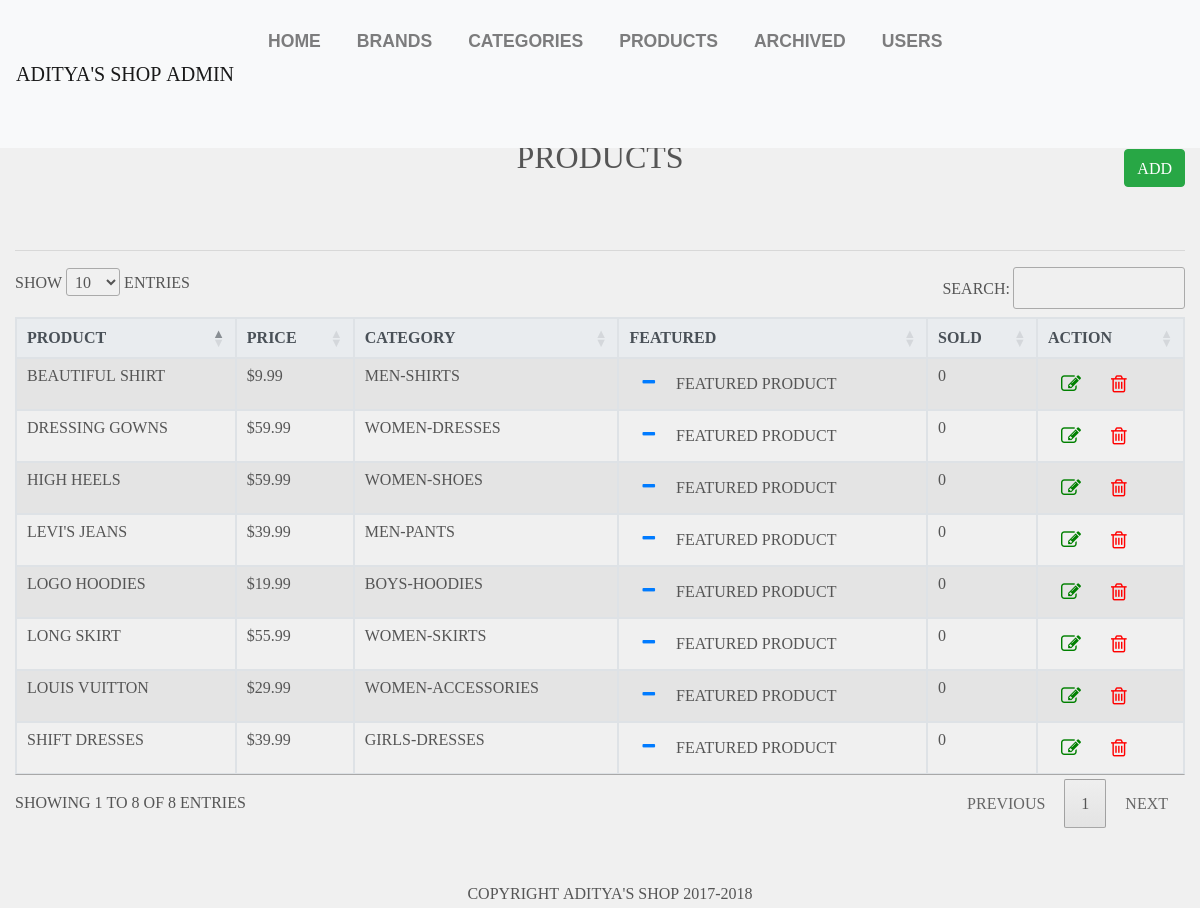
Screenshot of /Admin/products.php (signed in) with the database file from the repository.
### tables this page shows
CREATE TABLE `products` (
  `id` int(11) NOT NULL,
  `title` varchar(255) NOT NULL,
  `price` decimal(10,2) NOT NULL,
  `list_price` decimal(10,2) NOT NULL,
  `brand` int(11) NOT NULL,
  `categories` varchar(255) NOT NULL,
  `image` varchar(255) NOT NULL,
  `description` text NOT NULL,
  `featured` tinyint(4) NOT NULL,
  `sizes` text NOT NULL,
  `deleted` tinyint(4) NOT NULL DEFAULT '0'
);

### helpers/helpers.php (called while the page is built, shortened)
<?php
function money($number){
	return '$'.number_format($number,2);
}

### Admin/products.php (the view, shortened to what this page needs)
<?php
require_once $_SERVER['DOCUMENT_ROOT'].'/E-commerce/core/init.php';
require_once '../core/init.php';
include 'includes/head.php';
include 'includes/navigation.php';
$dbpath = '';
if(isset($_GET['add']) || isset($_GET['edit'])){
$brandQuery = $db->query("SELECT * FROM brands ORDER BY brand");
$parentQuery = $db->query("SELECT * FROM categories WHERE parent = 0 ORDER BY category");
$title = ((isset($_POST['title']) && $_POST['title'] != '')? sanitize($_POST['title']):'');
$brand = ((isset($_POST['brand']) && $_POST['brand'] != '')? sanitize($_POST['brand']):'');
$parent = ((isset($_POST['parent']) && $parent_POST['parent'] != '')? sanitize($_POST['parent']):'');
$category = ((isset($_POST['child'])) && !empty($_POST['child'])?sanitize($_POST['child']):'');
$price = ((isset($_POST['price']) && $_POST['price'] != '')? sanitize($_POST['price']):'');
$list_price = ((isset($_POST['list_price']) && $_POST['list_price'] != '')? sanitize($_POST['list_price']):'');
$description = ((isset($_POST['description']) && $_POST['description'] != '')? sanitize($_POST['description']):'');
$sizes = ((isset($_POST['sizes']) && $_POST['sizes'] != '')? sanitize($_POST['sizes']):'');
$sizes = rtrim($sizes,',');
$saved_image = '';
	if(isset($_GET['edit'])){
		$edit_id = (int)$_GET['edit'];
		$productResults = $db->query("SELECT * FROM products WHERE id = '$edit_id'");
		$product = mysqli_fetch_assoc($productResults);
		if(isset($_GET['delete_image'])){
			$image_url = $_SERVER['DOCUMENT_ROOT'].$product['image'];echo $image_url;
			unlink($image_url);
			$db->query("UPDATE products SET image = '' WHERE id = '$edit_id'");
			header('Location: products.php?edit='.$edit_id);
		}
		$category = ((isset($_POST['child']) && $_POST['child'] != '')?sanitize($_POST['child']):$product['categories']);
		$title = ((isset($_POST['title']) && $_POST['title'] != '')?sanitize($_POST['title']):$product['title']);
		$brand = ((isset($_POST['brand']) && $_POST['brand'] != '')?sanitize($_POST['brand']):$product['brand']);
		$parentQ = $db->query("SELECT * FROM categories WHERE id = '$category'");
		$parentResult = mysqli_fetch_assoc($parentQ);
		$parent = ((isset($_POST['parent']) && $_POST['parent'] != '')?sanitize($_POST['brand']):$parentResult['parent']);
		$price = ((isset($_POST['price']) && $_POST['price'] != '')?sanitize($_POST['price']):$product['price']);
		$list_price = ((isset($_POST['list_price']) && $_POST['list_price'] != '')?sanitize($_POST['list_price']):$product['list_price']);
		$description = ((isset($_POST['description']) && $_POST['description'] != '')?sanitize($_POST['description']):$product['description']);
		$sizes = ((isset($_POST['sizes']) && $_POST['sizes'] != '')?sanitize($_POST['sizes']):$product['sizes']);
		$sizes = rtrim($sizes,',');
		$saved_image = (($product['image'] !='')?$product['image']:'');
		$dbpath = $saved_image;
	}
if(!empty($sizes)){
		$sizeString = sanitize($sizes);
		$sizeString = rtrim($sizeString,',');
		$sizesArray = explode(',',$sizeString);
		$sArray = array();
		$qArray = array();
		foreach($sizesArray as $ss){
			$s = explode(':',$ss);
			$sArray[] = $s[0];
			$qArray[] = $s[1];
		}
}else{$sizesArray = array();}
$sizesArray = array();
if($_POST){
	$errors = array();
	$required = array('title','brand','price','parent','child','sizes');
	foreach($required as $field){
		if($_POST[$field]==''){
			$errors[] = 'All Fields With and Astrisk are required.';
			break;
		}
	}
	if(!empty($_FILES)){
		var_dump($_FILES);
		$photo = $_FILES['photo'];
		$name = $photo['name'];
		$nameArray = explode('.', $name);
		$fileName = $nameArray[0];
		$fileExt = $nameArray[1];
		$mime = explode('/', $photo['type']);
		$mimeType = $mime[0];
		$mimeExt = $mime[1];
		$tmpLoc = $photo['tmp_name'];
		$fileSize = $photo['size'];
		$allowed = array('png','jpg','jpeg','gif');
		$uploadName = md5(microtime()).'.'.$fileExt;
		$uploadPath = BASEURL.'/images/products/'.$uploadName;
		$dbpath = '/E-commerce/images/products/'.$uploadName;
		if($mimeType !='image'){
		$errors[] = 'The file must be an image.';
	}
	if(!in_array($fileExt, $allowed)){
		$errors[] = 'The file extension must be a png, jpg, jpeg, or gif';
	}
	if($fileSize > 15000000){
		$errors[] = 'The file size be under 15MB.';
	}
	if($fileExt != $mimeExt && ($mimeExt == 'jpeg' && $fileExt != 'jpg')){
		$errors[] = 'File extension does not match the file.';
	}
}
	if(!empty($errors)){
		echo display_errors($errors);
	}else{
	if(!empty($_FILES)){
		move_uploaded_file($tmpLoc, $uploadPath);
	}
	$insertSql = "INSERT INTO products (title,price,list_price,brand,categories,sizes,image,description)
	VALUES ('$title','$price','$list_price','$brand','$category','$sizes','$dbpath','$description')";
	if(isset($_GET['edit'])){
		$insertSql = "UPDATE products SET title = '$title', price = '$price', list_price= '$list_price', brand='$brand', categories = '$category', sizes = '$sizes', image= '$dbpath', description= '$description'
		WHERE id= '$edit_id'";
	}
	$db->query($insertSql);
	header('Location: products.php');
	}
}
?>
<br><br><br>
	<h2 class="text-center"><?=((isset($_GET['edit']))?'Edit':'Add A New'); ?> Product</h2><hr>
	<form action="products.php?<?=((isset($_GET['edit']))?'edit='.$edit_id:'add=1'); ?>" method="POST" enctype="multipart/form-data">
		<div class="row">
		<div class="form-group col-md-3">
			<label for="title">Title*:</label>
			<input type="text" name="title" class="form-control" id="title" value="<?=$title;?>" required>
		</div>
		<div class="form-group col-md-3">
			<label for="brand">Brand*:</label>
			<select class="form-control" id="brand" name="brand">
				<option value=""<?=(($brand == '')? ' selected':'');?> required>--Select-Brand--</option>
				<?php while($b = mysqli_fetch_assoc($brandQuery)): ?>
					<option value="<?=$b['id'];?>" <?=(($brand == $b['id'])? ' selected':'');?>><?=$b['brand'];?></option>
				<?php endwhile; ?>
			</select>
		</div>
		<div class="form-group col-md-3">
			<label for="parent">Parent Category*:</label>
			<select class="form-control" id="parent" name="parent">
				<option value=""<?=(($parent =='')? ' selected':''); ?> required>--Select-Parent-Category--</option>
				<?php while($p = mysqli_fetch_assoc($parentQuery)): ?>
					<option value="<?=$p['id'];?>"<?=(($parent == $p['id'])? ' selected':''); ?>><?=$p['category']; ?></option>
				<?php endwhile; ?>
			</select>
		</div>
		<div class="form-group col-md-3">
			<label for="child">Child Category*:</label>
			<select id="child" name="child" class="form-control">
			</select>
		</div>
		</div>
		<div class="row">
			<div class="form-group col-md-3">
				<label for="price">Price*:</label>
				<input type="text" id="price" name="price" class="form-control" value="<?=$price; ?>" required>
			</div>
			<div class="form-group col-md-3">
				<label for="price">List Price*:</label>
				<input type="text" id="list_price" name="list_price" class="form-control" value="<?=$list_price; ?>" required>
			</div>
			<div class="form-group col-md-3">
				<label for="qty_sizes">Sizes & Quantity*:</label>
				<button class="btn btn-info form-control" onclick="jQuery('#sizesModal').modal('toggle');return false;">Browse Sizes & Quantity &nbsp<i class="fa fa-file-text-o" aria-hidden="true" style="font-size:22px;color:F0F0F0;"></i></button>
			</div>
			<div class="form-group col-md-3">
				<label class="text-center" for="sizes">Sizes & Qty Preview</label>
				<input type="text" name="sizes" class="form-control" id="sizes" value="<?=$sizes; ?>" required>
			</div>
		</div>
		<div class="row">
			<div class="col-md-6">
				<?php if($saved_image !=''): ?>
				<div class="saved-image">
					<img src="<?=$saved_image;?>" alt="save mage" style="width: 100px;height: auto;" /><br>
					<a href="products.php?delete_image=1&edit=<?=$edit_id;?>" class="text-danger">Delete Image</a>
				</div>
				<?php else: ?>
				<label for="photo" class="control-label">Product Photo*: <i class="fa fa-picture-o" aria-hidden="true" style="font-size:20px;color:green"></i></label>
				<div class="form-group">
  					<input type="file" class="filestyle" data-icon="false" name="photo" id="photo" required>
				</div>
			<?php endif; ?>
			</div>
			<div class="form-group col-md-6">
				<label for="description">Description*:</label>
				<textarea required name="description" class="form-control" id="description" placeholder="Type Description About Product"><?=$description;?></textarea>
			</div>
		</div>
		<div class="form-group pull-right">
			<a href="products.php" class="btn btn-info">Cancle</a>
			<input type="submit" name="Add Product" class="btn btn-success" value="<?=((isset($_GET['edit']))?'Edit':'Submit'); ?>" >
		</div><div class="clearfix"></div>
	</form>
<div class="modal fade" id="sizesModal" tabindex="-1" role="dialog" aria-labelledby="sizesModalLabel">
  <div class="modal-dialog modal-lg" role="document">
    <div class="modal-content">
      <div class="modal-header">
      	<h4 class="modal-title text-center" id="sizesModalLabel">Size & Quantity</h4>
        <button type="button" class="close" data-dismiss="modal" aria-label="Close"><span aria-hidden="true">&times;</span></button>
      </div>
      <div class="modal-body">
        <div class="container-fluid">
        	<div class="row">
        		<?php for($i=1;$i<=12;$i++): ?>
        		<div class="form-group col-md-4">
        			<label for="size<?=$i;?>">Size:</label>
        			<input type="text" name="size<?=$i;?>" id="size<?=$i;?>" value="<?=((!empty($sArray[$i-1]))?$sArray[$i-1]:'');?>" class="form-control">
        		</div>
        		<div class="form-group col-md-2">
        			<label for="qty<?=$i;?>">Quantity:</label>
        			<input type="number" name="qty<?=$i;?>" id="qty<?=$i;?>" value="<?=((!empty($qArray[$i-1]))?$qArray[$i-1]:'');?>" class="form-control">
        		</div>
        	<?php endfor; ?>
        	</div>
        </div>
      </div>
      <div class="modal-footer">
        <button type="button" class="btn btn-default" data-dismiss="modal">Close</button>
        <button type="button" class="btn btn-primary" onclick="updateSizes();jQuery('#sizesModal').modal('toggle');return false;">Save changes</button>
      </div>
    </div>
  </div>
</div>
<?php }else{
	$sql = "SELECT * FROM products WHERE deleted =0";
	$products = $db->query($sql);
?>
<br><br><br>
<h2 class="text-center">Products</h2>
<a href="products.php?add=1" class="btn btn-success pull-right" id="add-product-btn" style="margin-top:-35px;">Add</a><div class="clearfix"></div>
<hr>
<table class="table table-bordered table-striped table-hover" id="ptable">
	<thead class="thead-light">
		<th>Product</th><th>Price</th><th>Category</th><th>Featured</th><th>Sold</th><th>Action</th>
	</thead>
	<tbody>
		<?php while($product = mysqli_fetch_assoc($products)):
			$childID = $product['categories'];
			$catSql ="SELECT * FROM categories WHERE id = '$childID'";
			$result = $db->query($catSql);
			$child = mysqli_fetch_assoc($result);
			$parentID = $child['parent'];
			$pSql = "SELECT * FROM categories WHERE id = '$parentID'";
			$presult = $db->query($pSql);
			$parent = mysqli_fetch_assoc($presult);
			$category = $parent['category'].'-'.$child['category'];
		?>
			<tr>
				<td><?=$product['title'];?></td>
				<td><?=money($product['price']); ?></td>
				<td><?=$category;?></td>
				<td>
					<a href="products.php?featured=<?=(($product['featured']==0)?'1':'0');?>&id=<?=$product['id'];?>" class="btn btn-default"><i class="fa fa-<?=(($product['featured']==1)?'minus':'plus');?>"></i>
					</a>&nbsp <?=(($product['featured']==1)?'Featured Product':'');?></td>
				<td>0</td>
				<td>
					<a href="products.php?edit=<?=$product['id'];?>" class="btn btn-xs btn-default">
						<i class="fa fa-edit" aria-hidden="true" style="font-size:20px;color:green"></i>
					</a>
					<a href="products.php?delete=<?=$product['id'];?>" class="btn btn-xs btn-default">
						<i class="fa fa-trash-o" aria-hidden="true" style="font-size:20px;color:red"></i>
					</a>
				</td>
			</tr>
		<?php endwhile; ?>
	</tbody>
</table>
<?php } include 'includes/footer.php'; ?>

### css/style.css (style rules this page uses)
* { margin: 0; border: 0; padding: 0; }
body { background:#F0F0F0; color: #555; font-family: fontawesome; line-height: 190%; text-align: center; text-transform: uppercase; }
.clearfix { clear: both; padding: 2%; }
#add-product-btn { margin-top: -35px; }

### rows the page displays
products: title "LEVI'S JEANS", price "$39.99", category "MEN-PANTS", featured 1 (drawn)
products: title "BEAUTIFUL SHIRT", price "$9.99", category "MEN-SHIRTS", featured 1 (drawn)
products: title "HIGH HEELS", price "$59.99", category "WOMEN-SHOES", featured 1 (drawn)
products: title "LONG SKIRT", price "$55.99", category "WOMEN-SKIRTS", featured 1 (drawn)
products: title "SHIFT DRESSES", price "$39.99", category "GIRLS-DRESSES", featured 1 (drawn)
products: title "DRESSING GOWNS", price "$59.99", category "WOMEN-DRESSES", featured 1 (drawn)
products: title "LOUIS VUITTON", price "$29.99", category "WOMEN-ACCESSORIES", featured 1 (drawn)
products: title "LOGO HOODIES", price "$19.99", category "BOYS-HOODIES", featured 1 (drawn)
